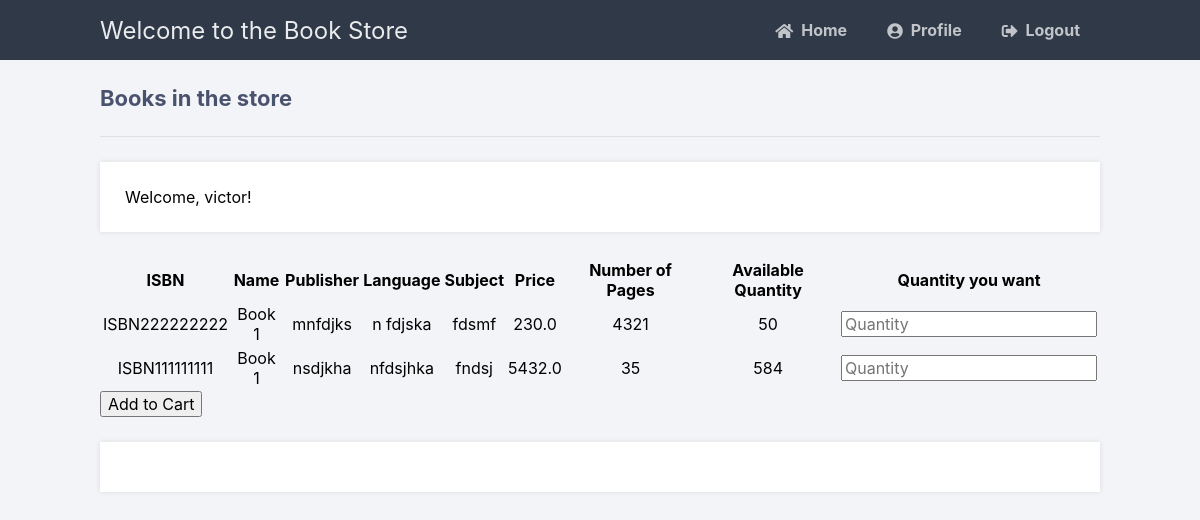
Page /createOrder (signed in) on the earlier database version.
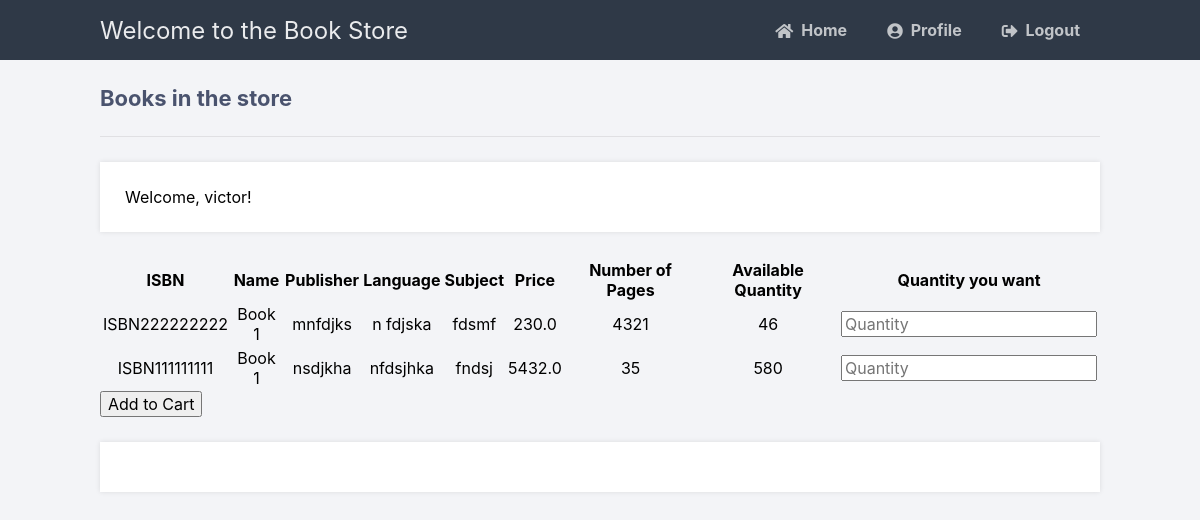
Same page on the later database version.
### tables this page shows
CREATE TABLE bookData (
            ISBN TEXT PRIMARY KEY,
            name TEXT,
            language TEXT,
            publisher text,
            date DATETIME,
            stock INT,
            price float,
            subject TEXT,
            noOfPages INT
            );

### main.py (the view)
@app.route('/createOrder')
def createOrder():
    if 'loggedin' in session and session['type'] == 0:
        msg = ''
        if request.method == 'GET':
            with sql.connect("Book.db") as con:
                cursor = con.cursor()
                cursor.execute(
                    'SELECT * FROM bookData')
                book = cursor.fetchall()
                if not book:
                    msg = 'There are no books in the store!'
                else:
                    print(book)
                    return render_template('createOrder.html', data=book, username=session['username'])
    return redirect(url_for('login'))

### templates/createOrder.html (shortened to what this page needs)
{% extends 'layout.html' %}
{% block content %}
<h2>Books in the store</h2>
<p>Welcome, {{ username }}!</p>
<form action="{{ url_for('addToCart') }}" method="post" autocomplete="off">
<table>
    <thead>
      <tr>
          <th>ISBN</th>
          <th>Name</th>
          <th>Publisher</th>
          <th>Language</th>
          <th>Subject</th>
          <th>Price</th>
          <th>Number of Pages</th>
          <th>Available Quantity</th>
          <th>Quantity you want</th>
      </tr>
      </thead>
      <tbody>
       {% for item in data %}
              <tr>
                  <td style="text-align:center">{{item[0]}}</td>
                  <td style="text-align:center">{{item[1]}}</td>
                  <td style="text-align:center">{{item[3]}}</td>
                  <td style="text-align:center">{{item[2]}}</td>
                  <td style="text-align:center">{{item[7]}}</td>
                  <td style="text-align:center">{{item[6]}}</td>
                  <td style="text-align:center">{{item[8]}}</td>
                  <td style="text-align:center">{{item[5]}}</td>
                  <td><input type="number" name="{{ item[0] }}" placeholder="Quantity" id="quantity"> </td>
                </tr>
          {% endfor %}
      </tbody>
  </table>
  <input type="submit" value="Add to Cart">
  </form>
  <div class="msg">{{ msg }}</div>
{% endblock %}

Differences in the rows shown:
changed bookData "ISBN222222222": stock "50" → "46"
changed bookData "ISBN111111111": stock "584" → "580"
